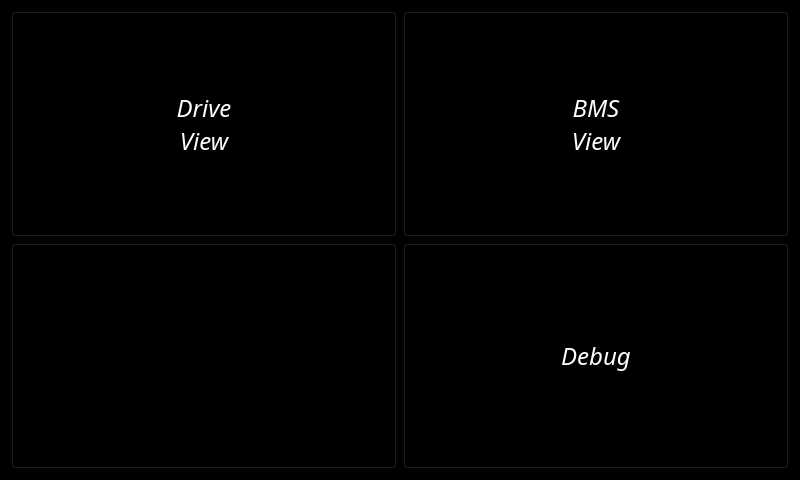
<?xml version="1.0" encoding="UTF-8"?>
<ui version="4.0">
 <class>ViewMenu</class>
 <widget class="QWidget" name="ViewMenu">
  <property name="geometry">
   <rect>
    <x>0</x>
    <y>0</y>
    <width>800</width>
    <height>480</height>
   </rect>
  </property>
  <property name="palette">
   <palette>
    <active>
     <colorrole role="WindowText">
      <brush brushstyle="SolidPattern">
       <color alpha="255">
        <red>255</red>
        <green>255</green>
        <blue>255</blue>
       </color>
      </brush>
     </colorrole>
     <colorrole role="Button">
      <brush brushstyle="SolidPattern">
       <color alpha="255">
        <red>0</red>
        <green>0</green>
        <blue>0</blue>
       </color>
      </brush>
     </colorrole>
     <colorrole role="Light">
      <brush brushstyle="SolidPattern">
       <color alpha="255">
        <red>0</red>
        <green>0</green>
        <blue>0</blue>
       </color>
      </brush>
     </colorrole>
     <colorrole role="Midlight">
      <brush brushstyle="SolidPattern">
       <color alpha="255">
        <red>0</red>
        <green>0</green>
        <blue>0</blue>
       </color>
      </brush>
     </colorrole>
     <colorrole role="Dark">
      <brush brushstyle="SolidPattern">
       <color alpha="255">
        <red>0</red>
        <green>0</green>
        <blue>0</blue>
       </color>
      </brush>
     </colorrole>
     <colorrole role="Mid">
      <brush brushstyle="SolidPattern">
       <color alpha="255">
        <red>0</red>
        <green>0</green>
        <blue>0</blue>
       </color>
      </brush>
     </colorrole>
     <colorrole role="Text">
      <brush brushstyle="SolidPattern">
       <color alpha="255">
        <red>255</red>
        <green>255</green>
        <blue>255</blue>
       </color>
      </brush>
     </colorrole>
     <colorrole role="BrightText">
      <brush brushstyle="SolidPattern">
       <color alpha="255">
        <red>255</red>
        <green>255</green>
        <blue>255</blue>
       </color>
      </brush>
     </colorrole>
     <colorrole role="ButtonText">
      <brush brushstyle="SolidPattern">
       <color alpha="255">
        <red>255</red>
        <green>255</green>
        <blue>255</blue>
       </color>
      </brush>
     </colorrole>
     <colorrole role="Base">
      <brush brushstyle="SolidPattern">
       <color alpha="255">
        <red>0</red>
        <green>0</green>
        <blue>0</blue>
       </color>
      </brush>
     </colorrole>
     <colorrole role="Window">
      <brush brushstyle="SolidPattern">
       <color alpha="255">
        <red>0</red>
        <green>0</green>
        <blue>0</blue>
       </color>
      </brush>
     </colorrole>
     <colorrole role="Shadow">
      <brush brushstyle="SolidPattern">
       <color alpha="255">
        <red>0</red>
        <green>0</green>
        <blue>0</blue>
       </color>
      </brush>
     </colorrole>
     <colorrole role="AlternateBase">
      <brush brushstyle="SolidPattern">
       <color alpha="255">
        <red>0</red>
        <green>0</green>
        <blue>0</blue>
       </color>
      </brush>
     </colorrole>
     <colorrole role="ToolTipBase">
      <brush brushstyle="SolidPattern">
       <color alpha="255">
        <red>255</red>
        <green>255</green>
        <blue>220</blue>
       </color>
      </brush>
     </colorrole>
     <colorrole role="ToolTipText">
      <brush brushstyle="SolidPattern">
       <color alpha="255">
        <red>0</red>
        <green>0</green>
        <blue>0</blue>
       </color>
      </brush>
     </colorrole>
     <colorrole role="PlaceholderText">
      <brush brushstyle="SolidPattern">
       <color alpha="128">
        <red>255</red>
        <green>255</green>
        <blue>255</blue>
       </color>
      </brush>
     </colorrole>
    </active>
    <inactive>
     <colorrole role="WindowText">
      <brush brushstyle="SolidPattern">
       <color alpha="255">
        <red>255</red>
        <green>255</green>
        <blue>255</blue>
       </color>
      </brush>
     </colorrole>
     <colorrole role="Button">
      <brush brushstyle="SolidPattern">
       <color alpha="255">
        <red>0</red>
        <green>0</green>
        <blue>0</blue>
       </color>
      </brush>
     </colorrole>
     <colorrole role="Light">
      <brush brushstyle="SolidPattern">
       <color alpha="255">
        <red>0</red>
        <green>0</green>
        <blue>0</blue>
       </color>
      </brush>
     </colorrole>
     <colorrole role="Midlight">
      <brush brushstyle="SolidPattern">
       <color alpha="255">
        <red>0</red>
        <green>0</green>
        <blue>0</blue>
       </color>
      </brush>
     </colorrole>
     <colorrole role="Dark">
      <brush brushstyle="SolidPattern">
       <color alpha="255">
        <red>0</red>
        <green>0</green>
        <blue>0</blue>
       </color>
      </brush>
     </colorrole>
     <colorrole role="Mid">
      <brush brushstyle="SolidPattern">
       <color alpha="255">
        <red>0</red>
        <green>0</green>
        <blue>0</blue>
       </color>
      </brush>
     </colorrole>
     <colorrole role="Text">
      <brush brushstyle="SolidPattern">
       <color alpha="255">
        <red>255</red>
        <green>255</green>
        <blue>255</blue>
       </color>
      </brush>
     </colorrole>
     <colorrole role="BrightText">
      <brush brushstyle="SolidPattern">
       <color alpha="255">
        <red>255</red>
        <green>255</green>
        <blue>255</blue>
       </color>
      </brush>
     </colorrole>
     <colorrole role="ButtonText">
      <brush brushstyle="SolidPattern">
       <color alpha="255">
        <red>255</red>
        <green>255</green>
        <blue>255</blue>
       </color>
      </brush>
     </colorrole>
     <colorrole role="Base">
      <brush brushstyle="SolidPattern">
       <color alpha="255">
        <red>0</red>
        <green>0</green>
        <blue>0</blue>
       </color>
      </brush>
     </colorrole>
     <colorrole role="Window">
      <brush brushstyle="SolidPattern">
       <color alpha="255">
        <red>0</red>
        <green>0</green>
        <blue>0</blue>
       </color>
      </brush>
     </colorrole>
     <colorrole role="Shadow">
      <brush brushstyle="SolidPattern">
       <color alpha="255">
        <red>0</red>
        <green>0</green>
        <blue>0</blue>
       </color>
      </brush>
     </colorrole>
     <colorrole role="AlternateBase">
      <brush brushstyle="SolidPattern">
       <color alpha="255">
        <red>0</red>
        <green>0</green>
        <blue>0</blue>
       </color>
      </brush>
     </colorrole>
     <colorrole role="ToolTipBase">
      <brush brushstyle="SolidPattern">
       <color alpha="255">
        <red>255</red>
        <green>255</green>
        <blue>220</blue>
       </color>
      </brush>
     </colorrole>
     <colorrole role="ToolTipText">
      <brush brushstyle="SolidPattern">
       <color alpha="255">
        <red>0</red>
        <green>0</green>
        <blue>0</blue>
       </color>
      </brush>
     </colorrole>
     <colorrole role="PlaceholderText">
      <brush brushstyle="SolidPattern">
       <color alpha="128">
        <red>255</red>
        <green>255</green>
        <blue>255</blue>
       </color>
      </brush>
     </colorrole>
    </inactive>
    <disabled>
     <colorrole role="WindowText">
      <brush brushstyle="SolidPattern">
       <color alpha="255">
        <red>0</red>
        <green>0</green>
        <blue>0</blue>
       </color>
      </brush>
     </colorrole>
     <colorrole role="Button">
      <brush brushstyle="SolidPattern">
       <color alpha="255">
        <red>0</red>
        <green>0</green>
        <blue>0</blue>
       </color>
      </brush>
     </colorrole>
     <colorrole role="Light">
      <brush brushstyle="SolidPattern">
       <color alpha="255">
        <red>0</red>
        <green>0</green>
        <blue>0</blue>
       </color>
      </brush>
     </colorrole>
     <colorrole role="Midlight">
      <brush brushstyle="SolidPattern">
       <color alpha="255">
        <red>0</red>
        <green>0</green>
        <blue>0</blue>
       </color>
      </brush>
     </colorrole>
     <colorrole role="Dark">
      <brush brushstyle="SolidPattern">
       <color alpha="255">
        <red>0</red>
        <green>0</green>
        <blue>0</blue>
       </color>
      </brush>
     </colorrole>
     <colorrole role="Mid">
      <brush brushstyle="SolidPattern">
       <color alpha="255">
        <red>0</red>
        <green>0</green>
        <blue>0</blue>
       </color>
      </brush>
     </colorrole>
     <colorrole role="Text">
      <brush brushstyle="SolidPattern">
       <color alpha="255">
        <red>0</red>
        <green>0</green>
        <blue>0</blue>
       </color>
      </brush>
     </colorrole>
     <colorrole role="BrightText">
      <brush brushstyle="SolidPattern">
       <color alpha="255">
        <red>255</red>
        <green>255</green>
        <blue>255</blue>
       </color>
      </brush>
     </colorrole>
     <colorrole role="ButtonText">
      <brush brushstyle="SolidPattern">
       <color alpha="255">
        <red>0</red>
        <green>0</green>
        <blue>0</blue>
       </color>
      </brush>
     </colorrole>
     <colorrole role="Base">
      <brush brushstyle="SolidPattern">
       <color alpha="255">
        <red>0</red>
        <green>0</green>
        <blue>0</blue>
       </color>
      </brush>
     </colorrole>
     <colorrole role="Window">
      <brush brushstyle="SolidPattern">
       <color alpha="255">
        <red>0</red>
        <green>0</green>
        <blue>0</blue>
       </color>
      </brush>
     </colorrole>
     <colorrole role="Shadow">
      <brush brushstyle="SolidPattern">
       <color alpha="255">
        <red>0</red>
        <green>0</green>
        <blue>0</blue>
       </color>
      </brush>
     </colorrole>
     <colorrole role="AlternateBase">
      <brush brushstyle="SolidPattern">
       <color alpha="255">
        <red>0</red>
        <green>0</green>
        <blue>0</blue>
       </color>
      </brush>
     </colorrole>
     <colorrole role="ToolTipBase">
      <brush brushstyle="SolidPattern">
       <color alpha="255">
        <red>255</red>
        <green>255</green>
        <blue>220</blue>
       </color>
      </brush>
     </colorrole>
     <colorrole role="ToolTipText">
      <brush brushstyle="SolidPattern">
       <color alpha="255">
        <red>0</red>
        <green>0</green>
        <blue>0</blue>
       </color>
      </brush>
     </colorrole>
     <colorrole role="PlaceholderText">
      <brush brushstyle="SolidPattern">
       <color alpha="128">
        <red>255</red>
        <green>255</green>
        <blue>255</blue>
       </color>
      </brush>
     </colorrole>
    </disabled>
   </palette>
  </property>
  <property name="font">
   <font>
    <family>ExcludedItalic</family>
    <pointsize>18</pointsize>
    <italic>true</italic>
   </font>
  </property>
  <property name="windowTitle">
   <string>MainWindow</string>
  </property>
  <layout class="QGridLayout" name="gridLayout">
   <item row="0" column="1">
    <widget class="QPushButton" name="buttonBms">
     <property name="sizePolicy">
      <sizepolicy hsizetype="Preferred" vsizetype="Preferred">
       <horstretch>0</horstretch>
       <verstretch>0</verstretch>
      </sizepolicy>
     </property>
     <property name="text">
      <string>BMS
View</string>
     </property>
    </widget>
   </item>
   <item row="1" column="1">
    <widget class="QPushButton" name="buttonDebug">
     <property name="sizePolicy">
      <sizepolicy hsizetype="Preferred" vsizetype="Preferred">
       <horstretch>0</horstretch>
       <verstretch>0</verstretch>
      </sizepolicy>
     </property>
     <property name="text">
      <string>Debug</string>
     </property>
    </widget>
   </item>
   <item row="0" column="0">
    <widget class="QPushButton" name="buttonDrive">
     <property name="sizePolicy">
      <sizepolicy hsizetype="Preferred" vsizetype="Preferred">
       <horstretch>0</horstretch>
       <verstretch>0</verstretch>
      </sizepolicy>
     </property>
     <property name="text">
      <string>Drive
View</string>
     </property>
    </widget>
   </item>
   <item row="1" column="0">
    <widget class="QPushButton" name="buttonEmpty">
     <property name="sizePolicy">
      <sizepolicy hsizetype="Preferred" vsizetype="Preferred">
       <horstretch>0</horstretch>
       <verstretch>0</verstretch>
      </sizepolicy>
     </property>
     <property name="text">
      <string/>
     </property>
    </widget>
   </item>
  </layout>
 </widget>
 <resources/>
 <connections/>
</ui>
